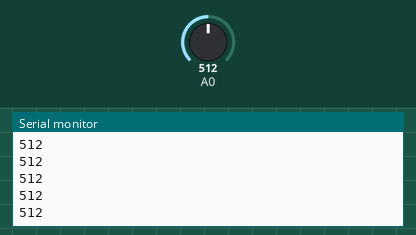
Recording of a sketch running on a simulated Arduino Uno, built with avr-gcc and run on an emulated ATmega328P. Shown: the last lines printed to the serial monitor. The inputs (shaded band) are chosen by the test bench; at power-on: A0 = 512.

Above: at 1.2 s.
1.3 s: A0 set to 716
At 1.31 s:
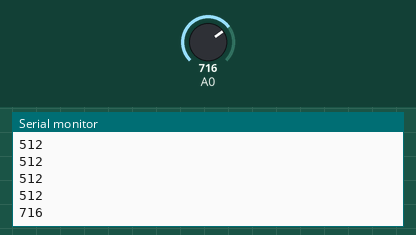
2.8 s: A0 set to 900
At 2.81 s:
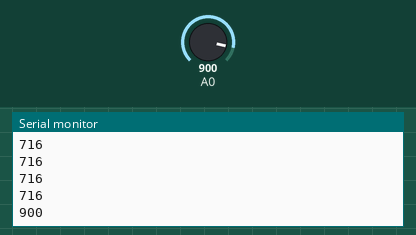
Timing chart, 0 to 5.8 s (numbered marks = the images above; inputs shaded):
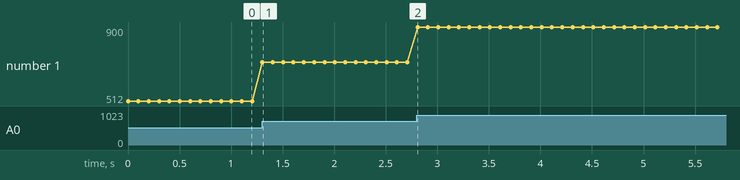

Measured:
- after the input at 1.3 s, the serial monitor: prints a new line at once (image 1)
- after the input at 2.8 s, the serial monitor: prints a new line at once (image 2)
- plotted number 1: 512 → 716 after the input at 1.3 s, 716 → 900 after the input at 2.8 s

The sketch:

Task1.1.6.ino
```cpp
void setup() {
  Serial.begin(9600);
  pinMode(A0, INPUT);
}

void loop() {

  int Flame = analogRead(A0);
  Serial.println(Flame);
  delay(100);

}
```
